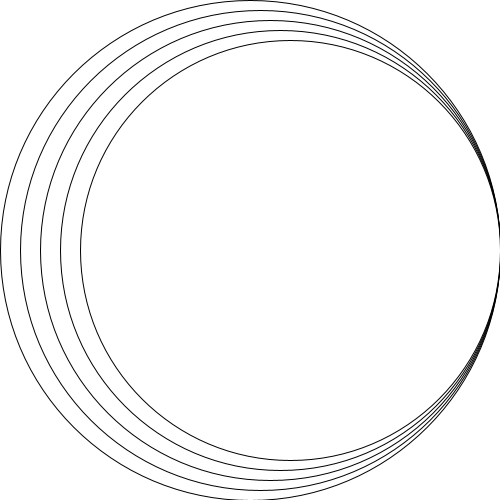
Frame 1 (no input)
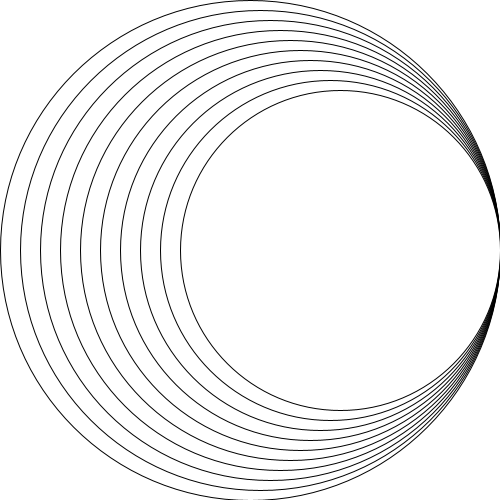
Frame 2 (the mouse pressed at the canvas centre, redrawn once)

The Processing sketch that drew these frames (run headless with seeded random() and noise(); the mouse was pressed at the canvas centre and the sketch redrawn once):

// Processing sketch: Opdracht_9_6
// ── Opdracht_9_6.pde
//Hier komen je variabelen.此处放置全局变量。
int x;
//Wordt een keer uitgevoerd aan het begin.只在开始程序时运行一次。
void setup(){
  size(500,500);  
  background(255,255,255);
  //code
}

//Wordt zo vaak als de ingestelde framerate uitgevoerd.按照设定的帧速率运行。
void draw(){
  for(int i = 1; i<=5 ;i++){
  cirkels();
  //code
  x+=10;
  }
  noLoop();
}

void cirkels(){
 ellipse(250+x,250,500-2*x,500-2*x) ;
}
